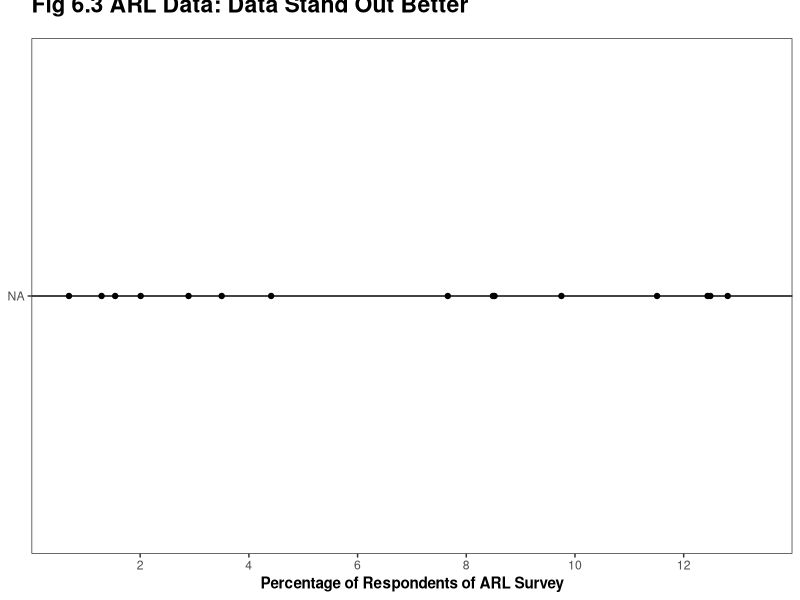
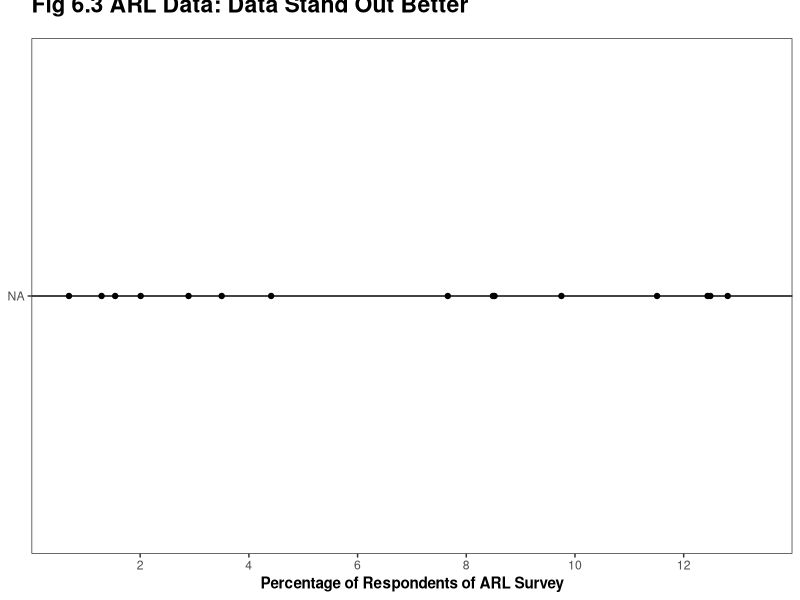

Recreate these plots in R, in order.
library(ggplot2)

this_base <- "fig06-03_arl-data-data-stand-out-better"

my_data <- data.frame(
  discipline = c("Agriculture / Environmental Studies", "Architecture", 
                 "Business", "Communications / Journalism", "Education",
                 "Engineering / Computer Science", "Health Sciences",
                 "Humanities", "Law", "Performing & Fine Arts",
                 "Science / Math", "Social Sciences / Psychology",
                 "General Studies", "Undecided", "Other"),
  respondents = c(1142, 335, 2206, 749, 1984, 3233, 2198, 
                  2979, 521, 906, 3221, 3316, 178, 400, 2525),
  percent = c(4.41, 1.29, 8.52, 2.89, 7.66, 12.49, 8.49,
              11.51, 2.01, 3.50, 12.44, 12.81, 0.69, 1.54, 9.75))

my_data$discipline <- factor(my_data$discipline, 
                          levels = rev(levels(my_data$discipline)))

p <- ggplot(my_data, aes(x = reorder(discipline, percent), y = percent, 
                      group = 1, label = percent)) +
  geom_point() + 
  coord_flip() +
  scale_y_continuous(breaks = seq(2, 12, 2), limits = c(0, 14), 
                     expand = c(0, 0)) +
  labs(x = NULL, y = "Percentage of Respondents of ARL Survey") +
  ggtitle("Fig 6.3 ARL Data: Data Stand Out Better") + 
theme_bw() + 
  theme(panel.grid.major.x = element_blank(),
        panel.grid.major.y = element_line(colour = 'black'),
        panel.grid.minor = element_blank(),
        plot.title = element_text(size = rel(1.5), vjust = 3, face = "bold"),
        axis.title = element_text(face = 'bold'))

p

ggsave(paste0(this_base, ".png"), 
       p, width = 8, height = 9)
